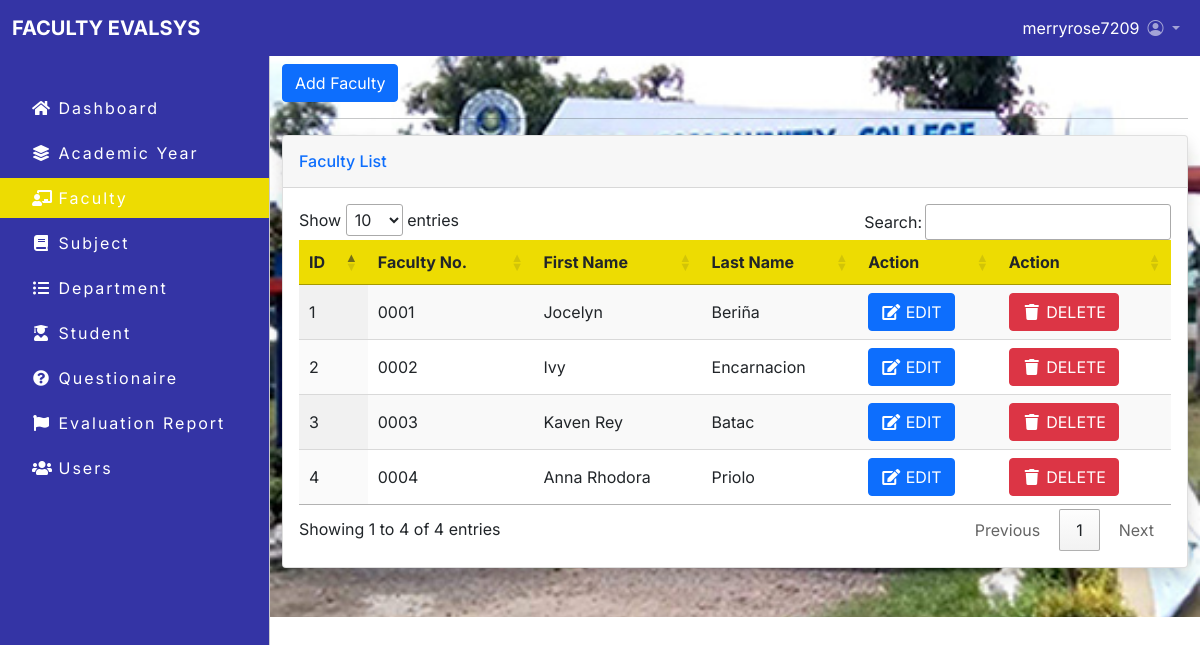
Page /faculty_list.php (signed in) on the committed database.
### tables this page shows
CREATE TABLE `faculties` (
  `id` int(30) NOT NULL,
  `fno` varchar(255) NOT NULL,
  `username` varchar(255) NOT NULL,
  `fname` varchar(255) NOT NULL,
  `lname` varchar(255) NOT NULL,
  `usertype` varchar(30) NOT NULL,
  `password` varchar(255) NOT NULL,
  `view` varchar(30) NOT NULL
);

### faculty_list.php (the view, shortened to what this page needs)
<!DOCTYPE html>
<html lang="en">
<?php include_once'includes/header.php'; ?>
<body>
    <?php include_once'includes/admin-navbar.php'; ?>
    <main class="mt-5 pt-3" style="background-image: url(img/bcc_cover.jpg); background-repeat: no-repeat; background-size: cover; height: 569px;">
        <div class="container-fluid">
    <button type="button" class="btn btn-primary" data-bs-toggle="modal" data-bs-target="#staticBackdrop">
    Add Faculty
    </button>
    <hr>
            <div class="card shadow mb-4">
            <div class="card-header py-3">
                <h6 class="m-0 font-weight-bold text-primary">Faculty List</h6>
            </div>
            <div class="card-body">
                <div class="table-responsive">
                <?php
                include_once'koneksyon.php';
                $qryview = "SELECT * FROM faculties";
                $result = mysqli_query($koneksyon, $qryview);
                ?>
                    <table class="display" id="myTable" width="100%" cellspacing="0">
                        <thead style="background-color: #eddc02;">
                            <tr>
                                <th>ID</th>
                                <th>Faculty No.</th>
                                <th>First Name</th>
                                <th>Last Name</th>
                                <th>Action</th>
                                <th>Action</th>
                            </tr>
                        </thead>
                        <?php
                        $no = 1;
                        while($row = mysqli_fetch_array($result)) { ?>
                            <tr>
                                <td><?php echo $no; ?></td>
                                <td><?php echo $row['fno']; ?></td>
                                <td class="text-capitalize"><?php echo $row['fname']; ?></td>
                                <td class="text-capitalize"><?php echo $row['lname']; ?></td>
                                <td><a type="button" class="btn btn-primary" href="viewedit-faculty.php?id=<?php echo $row['id']; ?>"><span class="fa fa-fw fa-edit"></span> EDIT</a></td>
                                <td><button class="btn btn-danger" type="button" onClick="deleteme(<?php echo $row['id']; ?>)" name="delete" ><span class="fa fa-fw fa-trash"></span> DELETE </button></td>
                            </tr>
                        <?php $no++; } ?>
                    </table>
                </div>
            </div>
            </div>
        </div>
    </main>
</body>
</html>

### css/fnavi.css (style rules this page uses)
body, button { font-family:"Inter", sans-serif; }
:root { --offcanvas-width: 270px; --topnavbarheight: 56px; }
@media (min-width: 992px) { body { overflow: auto !important; } }
@media (min-width: 992px) { main { margin-left: var(--offcanvas-width); } }

### rows in the picture
faculties: fno "0001", fname "Jocelyn", lname "Beriña"
faculties: fno "0002", fname "Ivy", lname "Encarnacion"
faculties: fno "0003", fname "Kaven Rey", lname "Batac"
faculties: fno "0004", fname "Anna Rhodora", lname "Priolo"

### other values in the picture
$_SESSION['username'] "merryrose7209"
$item['label'] "Dashboard"
$item['label'] "Academic Year"
$item['label'] "Faculty"
$item['label'] "Subject"
$item['label'] "Department"
$item['label'] "Student"
$item['label'] "Questionaire"
$item['label'] "Evaluation Report"
$item['label'] "Users"
